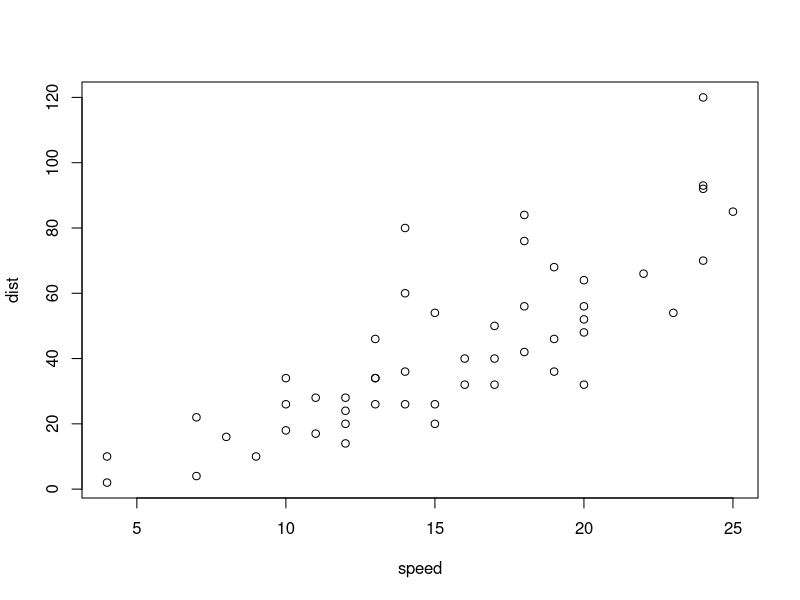
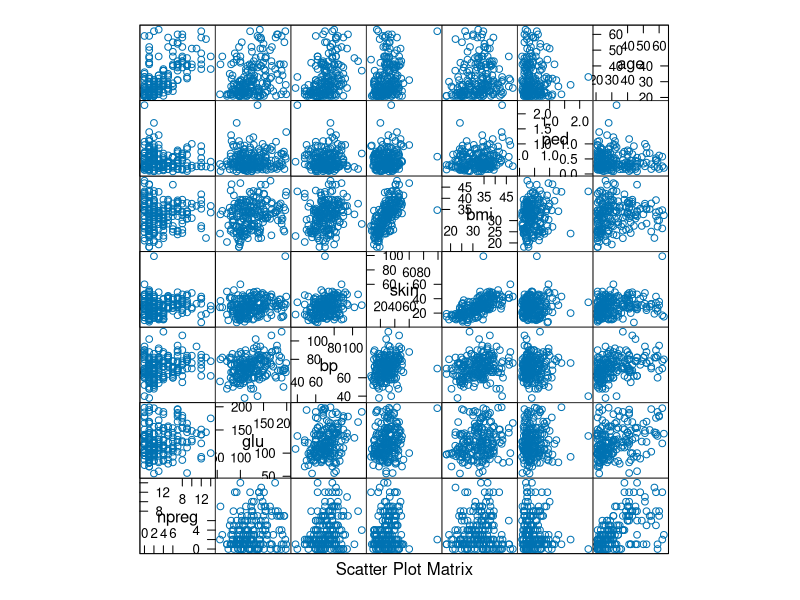
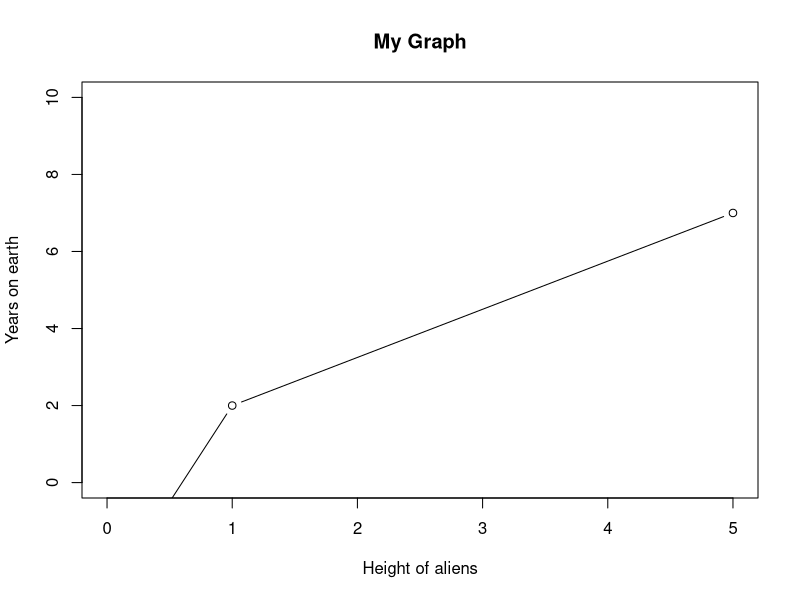
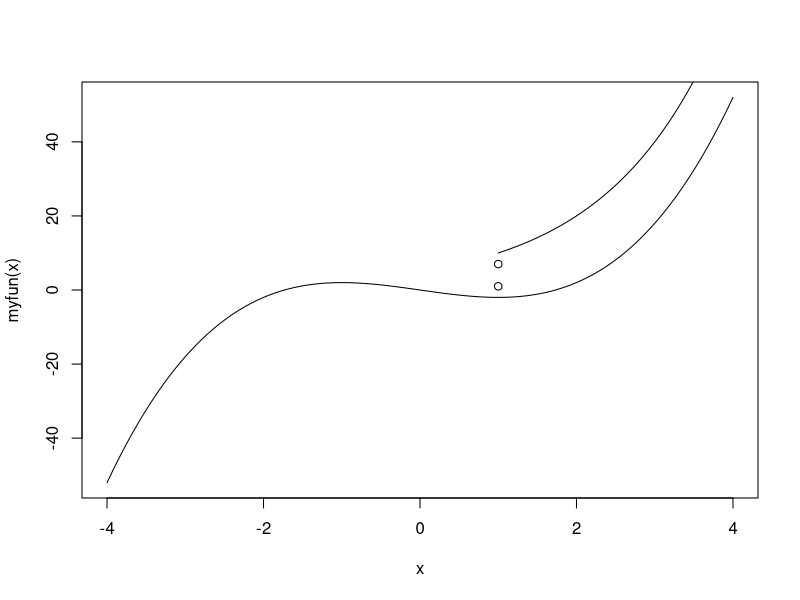
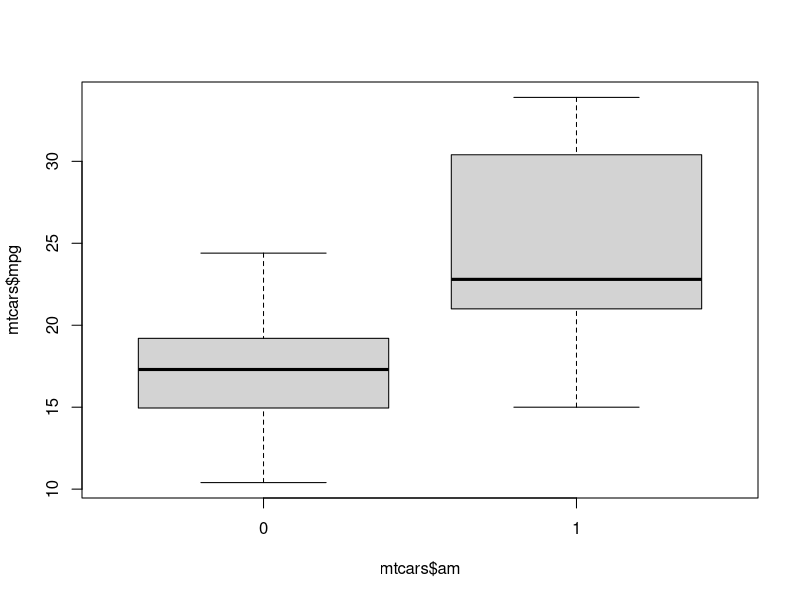
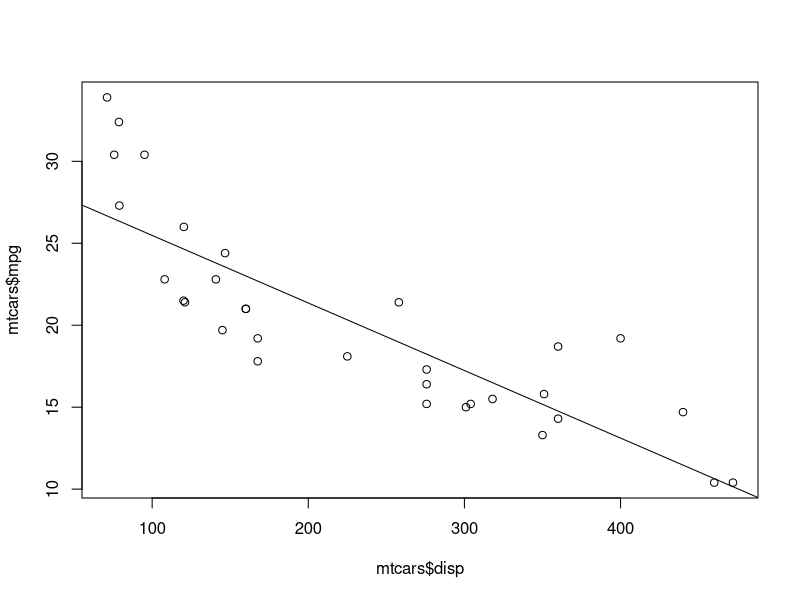
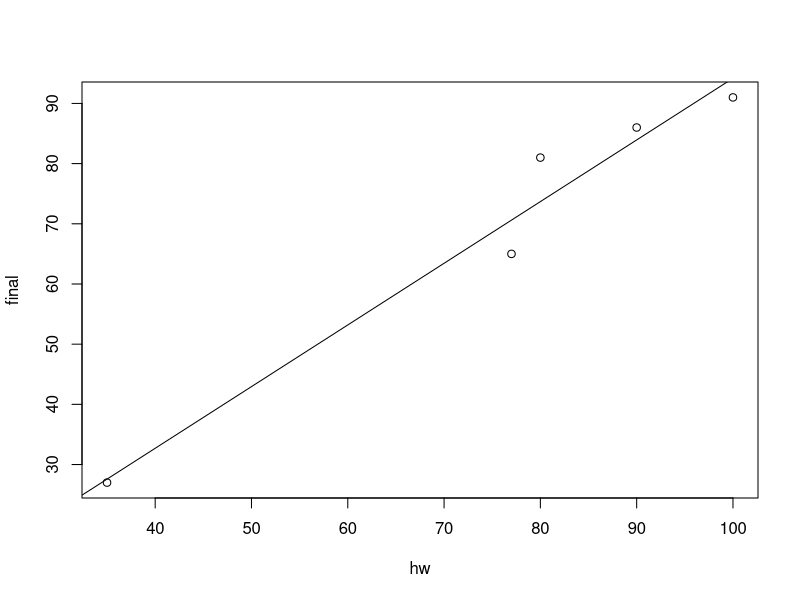

Source code (R) for these figures, in order:
## ---- chunk 1
plot(cars)
## ---- chunk 2
ifelse(c(1,2,3,5,7) > 5, "yes", "no")
## ---- chunk 3
library(MASS)
library(lattice)
splom(Pima.tr[,1:7])
## ---- chunk 4
x.coord <- c(0,1,5)
y.coord <- c(-3,2,7)
plot(x.coord,y.coord, type = 'b', ylab = 'Years on earth',
     xlab = 'Height of aliens', main = 'My Graph',
     ylim = c(0,10))

## ---- chunk 5
myfun <- function(x){
  x^3 - x*3
}
curve(myfun, from = -4, to= 4)
# Add to existing curve
curve(2^x*5, from = 1, to = 5, add= TRUE)
points(1,7)
points(1,1) # , 'hello'
## ---- chunk 6
party <- c('r', 'd','d', 'r', 'd','oth','d', 'r', 'r')
class(party)
?factor
party <- factor(party) #, levels=c('d','r','oth')
class(party)
str(party)

gender <- c(1,1,2,2,1,2,1,1,1)
class(gender)
# summary on this categorical data does not make sense
gender <- factor(gender, levels = c(1,2), labels = c('male', 'female'))
class(gender)
summary(gender)
## ---- chunk 7
table(mtcars$vs)
## ---- chunk 8
# Extracts the columns vs and am
mtcars.cat <- mtcars[,8:9]
table(mtcars.cat)
## ---- chunk 9
mtcars.vs <- split(mtcars, mtcars$vs)
by(mtcars, mtcars$vs, summary)
## ---- chunk 10
by(mtcars, mtcars$vs, function(m){lm(m[,1]~m[,4])})

## ---- chunk 11
boxplot(mtcars$mpg ~ mtcars$am)
## ---- chunk 12
mx1 <- matrix(1:9, nrow = 3, ncol = 3)
mx1
mx2 <- matrix(1:9, nrow = 3, byrow = T)
mx2
## ---- chunk 13
mx3 <- matrix(NA, nrow = 2, ncol = 2)
mx3[1,2] <- 6
mx3
## ---- chunk 14
summary(mtcars)
## ---- chunk 15
str(mtcars)

## ---- chunk 16
mtcars$am <- factor(mtcars$am, levels = c(0,1), labels = c("automatic", "manual"))
summary(mtcars$am)
table(mtcars$am)
## ---- chunk 17
mtcars$vs <- factor(mtcars$vs, levels = c(0,1), labels = 
                      c("v-shape", "straight"))
summary(mtcars$vs)
table(mtcars$vs)
table(mtcars$am, mtcars$vs)
## ---- chunk 18
geardata <- split(mtcars, mtcars$gear) # chunk
geardata[[1]]
## ---- chunk 19
plot(mtcars$disp, mtcars$mpg)
mymodel <- lm(mpg ~ disp, data = mtcars)
abline(mymodel) # draw line requires a plot first
str(mymodel)
# same as abline(a = 29.59, b = -0.041)
## ---- chunk 20
by(mtcars, mtcars$gear, summary)
by(mtcars, mtcars$vs, function(m) lm(m[,1]~m[,4]))
by(mtcars, mtcars$vs, function(x) lm(mpg~disp, data=x))
## ---- chunk 21
byfun <- function(x, y, z) lm(x~y, data=x)
# by(mtcars, mtcars$vs, byfun(mtcars, mpg, disp)) #FAIL
## ---- chunk 22
hw <- c(90,35, 100, 77, 80)
final <- c(86,27,91,65,81)
plot(hw, final)
mymodel <- lm(final~hw)
summary(mymodel)
abline(mymodel)
# --- Model ---
# final = 1.025*hw+8.832
